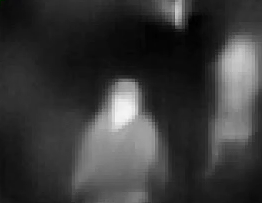
#> input picture images/2023-03-08 082312.png, 262 x 203 px
$ python -i auto_annotation.py   (imports and definitions only)
#> lines starting #> are read from the running program, lines starting #| are printed output that depends on the picture; after the words box and inside, x2 and y2 are one past the last pixel; in counts of white or black regions, pixels touching at a corner belong together
#> further down, picture is the input picture: shape (203, 262, 3); mean B, G, R 57.4, 57.4, 57.4
### utils.py
import math
import random
from datetime import datetime
from typing import List, Union, Tuple, Optional
import cv2
import numpy as np
from PIL import Image, ImageDraw


# [405 lines left out: functions remove_bg_from_img, warp_point, random_perspective, parse_label, random_bright, blend_bgra_on_bgr and 8 more, not called in this run]


def label_voc2yolo(label_voc: np.ndarray, h: int, w: int) -> np.ndarray:
    """
    converts label format from voc to yolo
    Args:
        label_voc: (xtl, ytl, xbr, ybr)
        h: img heights
        w: img width

    Returns: (x_center, y_center, w, h), normalized

    """
    label_yolo = np.zeros(label_voc.shape, dtype=np.float64)
    label_yolo[:, 0] = label_voc[:, 0]

    # convert xtl, ytl to x_center, y_center
    label_yolo[:, 1] = 0.5 * (label_voc[:, 1] + label_voc[:, 3])
    label_yolo[:, 2] = 0.5 * (label_voc[:, 2] + label_voc[:, 4])

    # convert xbr, ybr to width, height
    label_yolo[:, 3] = label_voc[:, 3] - label_voc[:, 1]
    label_yolo[:, 4] = label_voc[:, 4] - label_voc[:, 2]

    # normalize
    label_yolo[:, [1, 3]] /= w
    label_yolo[:, [2, 4]] /= h

    return label_yolo


# [280 lines left out: functions draw_bbox_on_img, augment_img_label_and_save, get_angle_from_warp, rotate_point, get_corners, rotate_box and 2 more, not called in this run]


# [5 lines that do not run on import are left out]

### auto_annotation.py
from typing import *
import numpy as np
import cv2
from matplotlib import pyplot as plt
from utils import write_label, label_voc2yolo


def annotation(
    img: np.ndarray,
    binary_thresh: int = 100,
    output_type: str = "yolo",
    mode: Optional[str] = "normal",
    morp_iters: Optional[int] = 3,
    draw_plot: Optional[bool] = False,
) -> Union[np.ndarray, Dict, List]:
#> called with binary_thresh = 100, output_type = 'yolo', mode = 'normal', morp_iters = 3, draw_plot = False
    height, width, channel = img.shape
#> height = 203; width = 262; channel = 3
    gray = cv2.cvtColor(img, cv2.COLOR_BGR2GRAY)

    structuringElement = cv2.getStructuringElement(cv2.MORPH_RECT, (3, 3))

    imgTopHat = cv2.morphologyEx(gray, cv2.MORPH_TOPHAT, structuringElement)
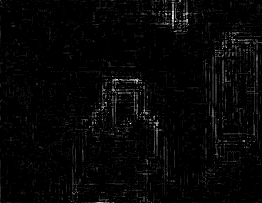
#> imgTopHat: shape (203, 262); min 0, max 19, mean 0.45; drawn with min black and max white
    imgBlackHat = cv2.morphologyEx(gray, cv2.MORPH_BLACKHAT, structuringElement)
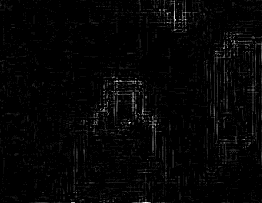
#> imgBlackHat: shape (203, 262); min 0, max 21, mean 0.4; drawn with min black and max white

    imgGrayscalePlusTopHat = cv2.add(gray, imgTopHat)
    gray = cv2.subtract(imgGrayscalePlusTopHat, imgBlackHat)

    if mode == "adaptive":
        img_blurred = cv2.GaussianBlur(gray, ksize=(5, 5), sigmaX=0)

        img_thresh = cv2.adaptiveThreshold(
            img_blurred,
            maxValue=255.0,
            adaptiveMethod=cv2.ADAPTIVE_THRESH_GAUSSIAN_C,
            thresholdType=cv2.THRESH_BINARY_INV,
            blockSize=19,
            C=9,
        )
    elif mode == "normal":
        img_thresh = cv2.threshold(gray, binary_thresh, 255, cv2.THRESH_BINARY)[1]
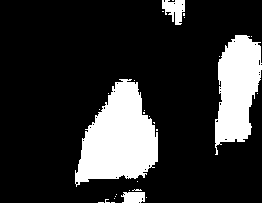
#> img_thresh: shape (203, 262); 18.9% white; 29 white regions (25 under 20 px), largest, box (x1, y1, x2, y2) and area: (75, 79, 158, 187) 5635, (215, 35, 262, 155) 3755, (162, 0, 185, 25) 370, (121, 192, 145, 203) 230

    else:
        raise ValueError

    mask = np.ones((5, 17), dtype=np.uint8)

    if morp_iters:
        morph = cv2.morphologyEx(img_thresh, cv2.MORPH_CLOSE, mask, iterations=morp_iters)
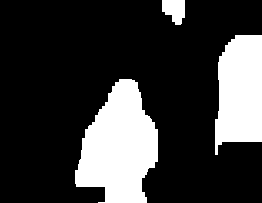
#> morph: shape (203, 262); 22.5% white; 3 white regions

    else:
        morph = img_thresh.copy()

    if draw_plot:
        plt.figure(figsize=(12, 10))
        plt.subplot(221)
        plt.imshow(gray, cmap="gray")
        plt.subplot(222)
        plt.imshow(img_thresh, cmap="gray")
        plt.subplot(223)
        plt.imshow(morph, cmap="gray")

    # find contours
    contours, _ = cv2.findContours(
        img_thresh, mode=cv2.RETR_TREE, method=cv2.CHAIN_APPROX_SIMPLE
    )
#> contours = 56 contours, 52 with area under 20; largest, box (x1, y1, x2, y2) and area: (75, 79, 158, 187) 5446, (215, 35, 262, 155) 3596, (162, 0, 185, 25) 309, (121, 192, 145, 203) 198

    contours_dict = []
    for contour in contours:
        x, y, w, h = cv2.boundingRect(contour)

        contours_dict.append(
            {
                "contour": contour,
                "x": x,
                "y": y,
                "w": w,
                "h": h,
                "cx": x + (w / 2),
                "cy": y + (h / 2),
            }
        )
#> this loop made 56 passes
#> (x, y, w, h) on passes 3, 4, 5, 6, 7, 8, 9, 11, 12, 13, 16, 18: (105, 199, 5, 4), (114, 198, 1, 1), (146, 197, 1, 1), (115, 196, 1, 1), (116, 194, 1, 1), (121, 192, 24, 11), (141, 197, 3, 4), (129, 190, 1, 1), (132, 189, 10, 2), (137, 181, 1, 1), (149, 116, 1, 1), (144, 110, 1, 1)
#> (contour, x, y, w, h) on passes 1, 2, 10, 14, 15, 17: ([[111, 202], [114, 202]], 111, 202, 4, 1), ([[98, 202], [103, 202]], 98, 202, 6, 1), ([[123, 194], [124, 193], [125, 194], [124, 195]], 123, 193, 3, 3), ([[156, 129], [156, 130], [157, 130], [157, 129]], 156, 129, 2, 2), ([[153, 122], [154, 123], [154, 122]], 153, 122, 2, 2), ([[143, 112], [143, 113], [144, 113], [144, 112]], 143, 112, 2, 2)
#> after the loop, contours_dict = 56 items

    # filtering small contours (any < pixel_thresh pixels)
    possible_contours = []
    pixel_thresh = 15
    ratio_thresh = 1.8

    for contour in contours_dict:
        # ratio = contour["w"] / contour["h"] if contour["w"] > contour["h"] else contour["h"] / contour["w"]
        # if contour["w"] > pixel_thresh and contour["h"] > pixel_thresh and ratio > ratio_thresh:
        if contour["h"] > 30 and contour["w"] > 20:
            possible_contours.append(contour)
#> this loop made 56 passes
#> after the loop, possible_contours = 2 items

    for d in possible_contours:
        cv2.rectangle(
            morph,
            pt1=(d["x"], d["y"]),
            pt2=(d["x"] + d["w"], d["y"] + d["h"]),
            color=(255, 255, 255),
            thickness=1,
        )
#> this loop made 2 passes
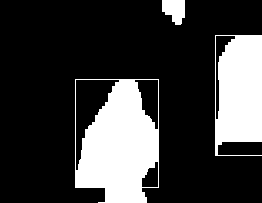
#> morph: shape (203, 262); 23.4% white; 3 white regions, box (x1, y1, x2, y2) and area: (75, 79, 159, 203) 7250, (215, 35, 262, 156) 4739, (162, 0, 185, 25) 435

    if draw_plot:
        plt.subplot(224)
        plt.imshow(morph, cmap="gray")
        plt.show()

    # convert contours to yolo format
    bboxes = np.zeros((len(possible_contours), 5), dtype=np.uint32)
#> bboxes = [[0, 0, 0, 0, 0], [0, 0, 0, 0, 0]]
    for i, contour in enumerate(possible_contours):
        xtl, ytl = contour["x"], contour["y"]
        xbr, ybr = contour["x"] + contour["w"], contour["y"] + contour["h"]
        bboxes[i, 1:] = (xtl, ytl, xbr, ybr)
#> this loop made 2 passes
#> after the loop, bboxes = [[0, 75, 79, 158, 187], [0, 215, 35, 262, 155]]

    bboxes_yolo = label_voc2yolo(bboxes, h=height, w=width)
#> bboxes_yolo = [[0, 0.445, 0.655, 0.317, 0.532], [0, 0.91, 0.468, 0.179, 0.591]]

    if output_type == "yolo":
        return bboxes_yolo

    else:
        return possible_contours

>>> import cv2
>>> picture = cv2.imread('images/2023-03-08 082312.png')
>>> result = annotation(picture)
#> result has the same summary as bboxes_yolo in annotation
